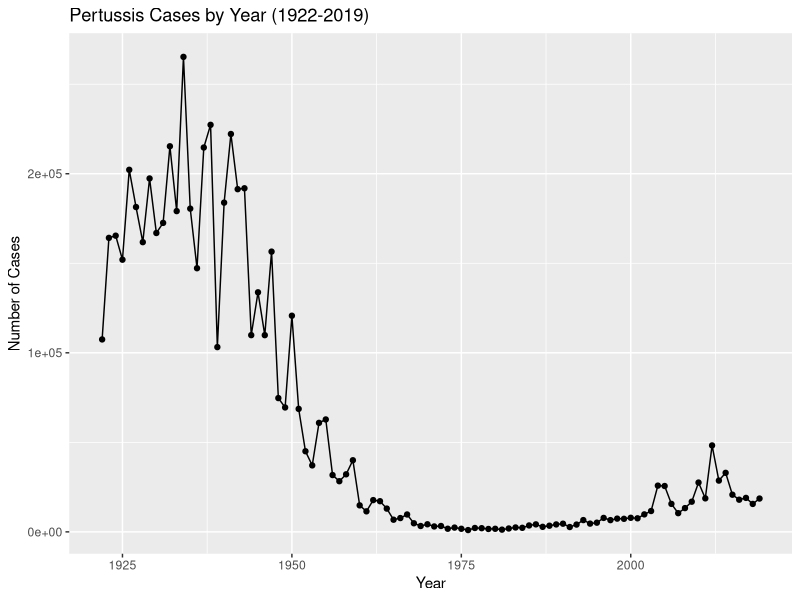
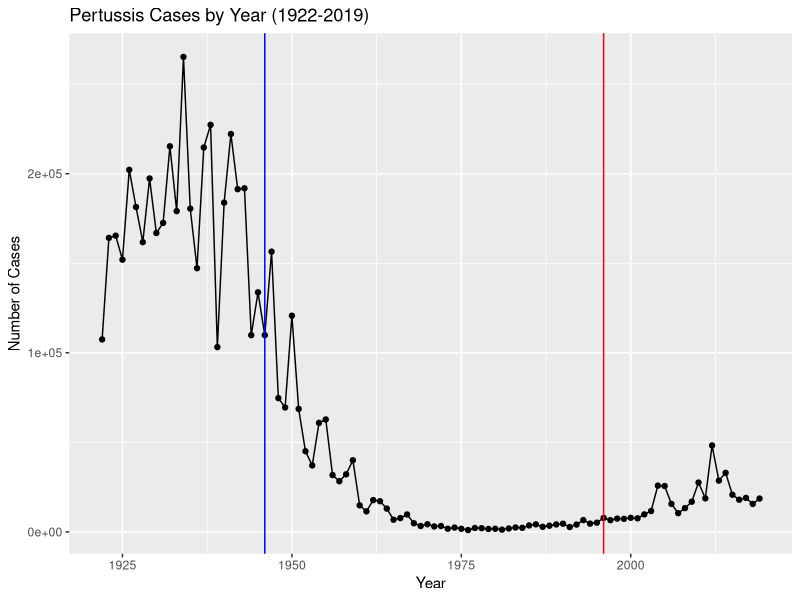

These charts were generated, in order, by the following R code: (Note: this script raises an error after producing the figures.)
## ---- chunk 1
cdc <- data.frame(
                          Year = c(1922L,
                                   1923L,1924L,1925L,1926L,1927L,1928L,
                                   1929L,1930L,1931L,1932L,1933L,1934L,1935L,
                                   1936L,1937L,1938L,1939L,1940L,1941L,
                                   1942L,1943L,1944L,1945L,1946L,1947L,1948L,
                                   1949L,1950L,1951L,1952L,1953L,1954L,
                                   1955L,1956L,1957L,1958L,1959L,1960L,
                                   1961L,1962L,1963L,1964L,1965L,1966L,1967L,
                                   1968L,1969L,1970L,1971L,1972L,1973L,
                                   1974L,1975L,1976L,1977L,1978L,1979L,1980L,
                                   1981L,1982L,1983L,1984L,1985L,1986L,
                                   1987L,1988L,1989L,1990L,1991L,1992L,1993L,
                                   1994L,1995L,1996L,1997L,1998L,1999L,
                                   2000L,2001L,2002L,2003L,2004L,2005L,
                                   2006L,2007L,2008L,2009L,2010L,2011L,2012L,
                                   2013L,2014L,2015L,2016L,2017L,2018L,
                                   2019L),
  Cases = c(107473,
                                   164191,165418,152003,202210,181411,
                                   161799,197371,166914,172559,215343,179135,
                                   265269,180518,147237,214652,227319,103188,
                                   183866,222202,191383,191890,109873,
                                   133792,109860,156517,74715,69479,120718,
                                   68687,45030,37129,60886,62786,31732,28295,
                                   32148,40005,14809,11468,17749,17135,
                                   13005,6799,7717,9718,4810,3285,4249,
                                   3036,3287,1759,2402,1738,1010,2177,2063,
                                   1623,1730,1248,1895,2463,2276,3589,
                                   4195,2823,3450,4157,4570,2719,4083,6586,
                                   4617,5137,7796,6564,7405,7298,7867,
                                   7580,9771,11647,25827,25616,15632,10454,
                                   13278,16858,27550,18719,48277,28639,
                                   32971,20762,17972,18975,15609,18617)
)
## ---- chunk 2
head(cdc)
## ---- chunk 3
library(ggplot2)

baseplot <- ggplot(cdc) + 
  aes(Year, Cases) +
  geom_point() +
  geom_line() +
  labs(title = "Pertussis Cases by Year (1922-2019)", x = "Year", y = "Number of Cases")

baseplot
## ---- chunk 4
baseplot + geom_vline(xintercept = 1946, col = "blue") +
  geom_vline(xintercept = 1996, col = "red")
## ---- chunk 5
#Allows us to read, write and process JSON data

library(jsonlite)
## ---- chunk 6
subject <- read_json("https://www.cmi-pb.org/api/subject", simplifyVector = TRUE)

head(subject)
## ---- chunk 7
table(subject$infancy_vac)
## ---- chunk 8
table(subject$biological_sex)
## ---- chunk 9
table(subject$race, subject$biological_sex)
## ---- chunk 10
library(lubridate)
## ---- chunk 11
today()
## ---- chunk 12
today() - ymd("2000-01-01")
## ---- chunk 13
time_length( today() - ymd("2000-01-01"), "years")
## ---- chunk 14
age_days <- today() - ymd(subject$year_of_birth)

age_years <- time_length(age_days, "years")

age_years
## ---- chunk 15
subject$age <- age_years

head(subject)
## ---- chunk 16
library(dplyr)
## ---- chunk 17
mean(filter(subject, infancy_vac == "aP")$age)

mean(filter(subject, infancy_vac == "wP")$age)
## ---- chunk 18
ap.age <- filter(subject, infancy_vac == "aP")$age
wp.age <- filter(subject, infancy_vac == "wP")$age

t.test(ap.age, wp.age)
## ---- chunk 19
age_at_boost <- time_length( ymd(subject$date_of_boost) - ymd(subject$year_of_birth), "years")


age_at_boost
## ---- chunk 20
ggplot(subject) +
  aes(time_length(age, "year"),
      fill=as.factor(infancy_vac)) +
  geom_histogram(show.legend=FALSE) +
  facet_wrap(vars(infancy_vac), nrow=2)
## ---- chunk 21
specimen <- read_json("https://www.cmi-pb.org/api/specimen", simplifyVector = TRUE)

titer <- read_json("https://www.cmi-pb.org/api/ab_titer", simplifyVector = TRUE)
## ---- chunk 22
head(specimen)
## ---- chunk 23
head(titer)
## ---- chunk 24
dim(specimen)
## ---- chunk 25
meta <- inner_join(specimen, subject)

dim(meta)

head(meta)
## ---- chunk 26
abdata <- inner_join(titer, meta)

dim(abdata)

head(abdata)
## ---- chunk 27
table(abdata$isotype)
## ---- chunk 28
table(abdata$visit)
## ---- chunk 29
ig1 <- abdata %>%
  filter(isotype == "IgG1", visit!=8)

head(ig1)
## ---- chunk 30
ggplot(ig1) +
  aes(MFI, antigen) +
  geom_boxplot() +
  facet_wrap(vars(visit), nrow = 2)
## ---- chunk 31
ggplot(ig1) +
  aes(MFI, antigen, col = infancy_vac) +
  geom_boxplot(show.legend = FALSE) +
  facet_wrap(vars(visit), nrow = 2) +
  theme_bw()
## ---- chunk 32
ggplot(ig1) +
  aes(MFI, antigen, col = infancy_vac) +
  geom_boxplot(show.legend = FALSE) +
  facet_wrap(vars(infancy_vac, visit), nrow = 2)
## ---- chunk 33
filter(ig1, antigen == "Measles") %>%
  ggplot() + 
  aes(MFI, col = infancy_vac) +
  geom_boxplot(show.legend = TRUE) + 
  facet_wrap(vars(visit)) +
  theme_bw()
## ---- chunk 34
filter(ig1, antigen == "FIM2/3") %>%
  ggplot() + 
  aes(MFI, col = infancy_vac) +
  geom_boxplot(show.legend = TRUE) + 
  facet_wrap(vars(visit)) +
  theme_bw()
## ---- chunk 35
url <- "https://www.cmi-pb.org/api/v2/rnaseq?versioned_ensembl_gene_id=eq.ENSG00000211896.7"

rna <- read_json(url, simplifyVector = TRUE)
## ---- chunk 36
ssrna <- inner_join(rna, meta)

head(ssrna)

## ---- chunk 37
ggplot(ssrna) +
  aes(visit, tpm, group = subject_id) +
  geom_point() +
  geom_line(alpha = 0.2)
## ---- chunk 38
ggplot(ssrna) +
  aes(tpm, col=infancy_vac) +
  geom_boxplot() +
  facet_wrap(vars(visit))
## ---- chunk 39
ssrna %>%  
  filter(visit==4) %>% 
  ggplot() +
    aes(tpm, col=infancy_vac) + geom_density() + 
    geom_rug()
## ---- chunk 40
sessionInfo()
